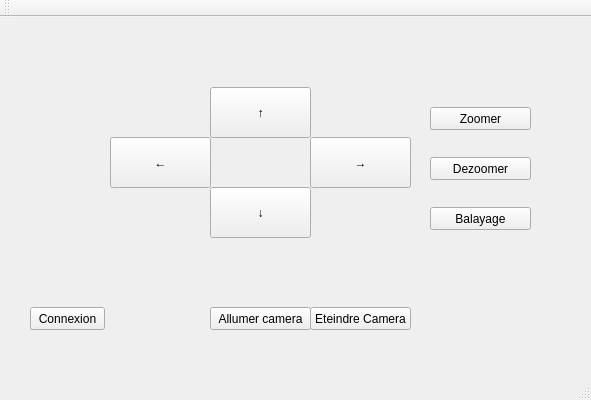
<?xml version="1.0" encoding="UTF-8"?>
<ui version="4.0">
 <class>QtCameraPilotageClass</class>
 <widget class="QMainWindow" name="QtCameraPilotageClass">
  <property name="geometry">
   <rect>
    <x>0</x>
    <y>0</y>
    <width>591</width>
    <height>400</height>
   </rect>
  </property>
  <property name="windowTitle">
   <string>QtCameraPilotage</string>
  </property>
  <widget class="QWidget" name="centralWidget">
   <widget class="QPushButton" name="btncamTiltDown">
    <property name="geometry">
     <rect>
      <x>210</x>
      <y>170</y>
      <width>101</width>
      <height>51</height>
     </rect>
    </property>
    <property name="text">
     <string> ↓ </string>
    </property>
   </widget>
   <widget class="QPushButton" name="btnPowerOff">
    <property name="geometry">
     <rect>
      <x>310</x>
      <y>290</y>
      <width>101</width>
      <height>23</height>
     </rect>
    </property>
    <property name="text">
     <string>Eteindre Camera</string>
    </property>
   </widget>
   <widget class="QPushButton" name="btncamPanLeft">
    <property name="geometry">
     <rect>
      <x>110</x>
      <y>120</y>
      <width>101</width>
      <height>51</height>
     </rect>
    </property>
    <property name="text">
     <string>←</string>
    </property>
   </widget>
   <widget class="QPushButton" name="btncamScan">
    <property name="geometry">
     <rect>
      <x>430</x>
      <y>190</y>
      <width>101</width>
      <height>23</height>
     </rect>
    </property>
    <property name="text">
     <string>Balayage</string>
    </property>
   </widget>
   <widget class="QPushButton" name="btnZoomWideStandard">
    <property name="geometry">
     <rect>
      <x>430</x>
      <y>140</y>
      <width>101</width>
      <height>23</height>
     </rect>
    </property>
    <property name="text">
     <string>Dezoomer</string>
    </property>
   </widget>
   <widget class="QPushButton" name="btncamPanRight">
    <property name="geometry">
     <rect>
      <x>310</x>
      <y>120</y>
      <width>101</width>
      <height>51</height>
     </rect>
    </property>
    <property name="text">
     <string>→</string>
    </property>
   </widget>
   <widget class="QPushButton" name="btnZoomTeleStandard">
    <property name="geometry">
     <rect>
      <x>430</x>
      <y>90</y>
      <width>101</width>
      <height>23</height>
     </rect>
    </property>
    <property name="text">
     <string>Zoomer</string>
    </property>
   </widget>
   <widget class="QPushButton" name="btnPowerOn">
    <property name="geometry">
     <rect>
      <x>210</x>
      <y>290</y>
      <width>101</width>
      <height>23</height>
     </rect>
    </property>
    <property name="text">
     <string>Allumer camera</string>
    </property>
    <property name="autoRepeat">
     <bool>false</bool>
    </property>
   </widget>
   <widget class="QPushButton" name="btncamTiltUp">
    <property name="geometry">
     <rect>
      <x>210</x>
      <y>70</y>
      <width>101</width>
      <height>51</height>
     </rect>
    </property>
    <property name="text">
     <string>↑</string>
    </property>
   </widget>
   <widget class="QPushButton" name="btnSelectPort">
    <property name="geometry">
     <rect>
      <x>30</x>
      <y>290</y>
      <width>75</width>
      <height>23</height>
     </rect>
    </property>
    <property name="text">
     <string>Connexion</string>
    </property>
   </widget>
  </widget>
  <widget class="QMenuBar" name="menuBar">
   <property name="geometry">
    <rect>
     <x>0</x>
     <y>0</y>
     <width>591</width>
     <height>21</height>
    </rect>
   </property>
  </widget>
  <widget class="QToolBar" name="mainToolBar">
   <attribute name="toolBarArea">
    <enum>TopToolBarArea</enum>
   </attribute>
   <attribute name="toolBarBreak">
    <bool>false</bool>
   </attribute>
  </widget>
  <widget class="QStatusBar" name="statusBar"/>
 </widget>
 <layoutdefault spacing="6" margin="11"/>
 <resources>
  <include location="QtCameraPilotage.qrc"/>
 </resources>
 <connections/>
</ui>
